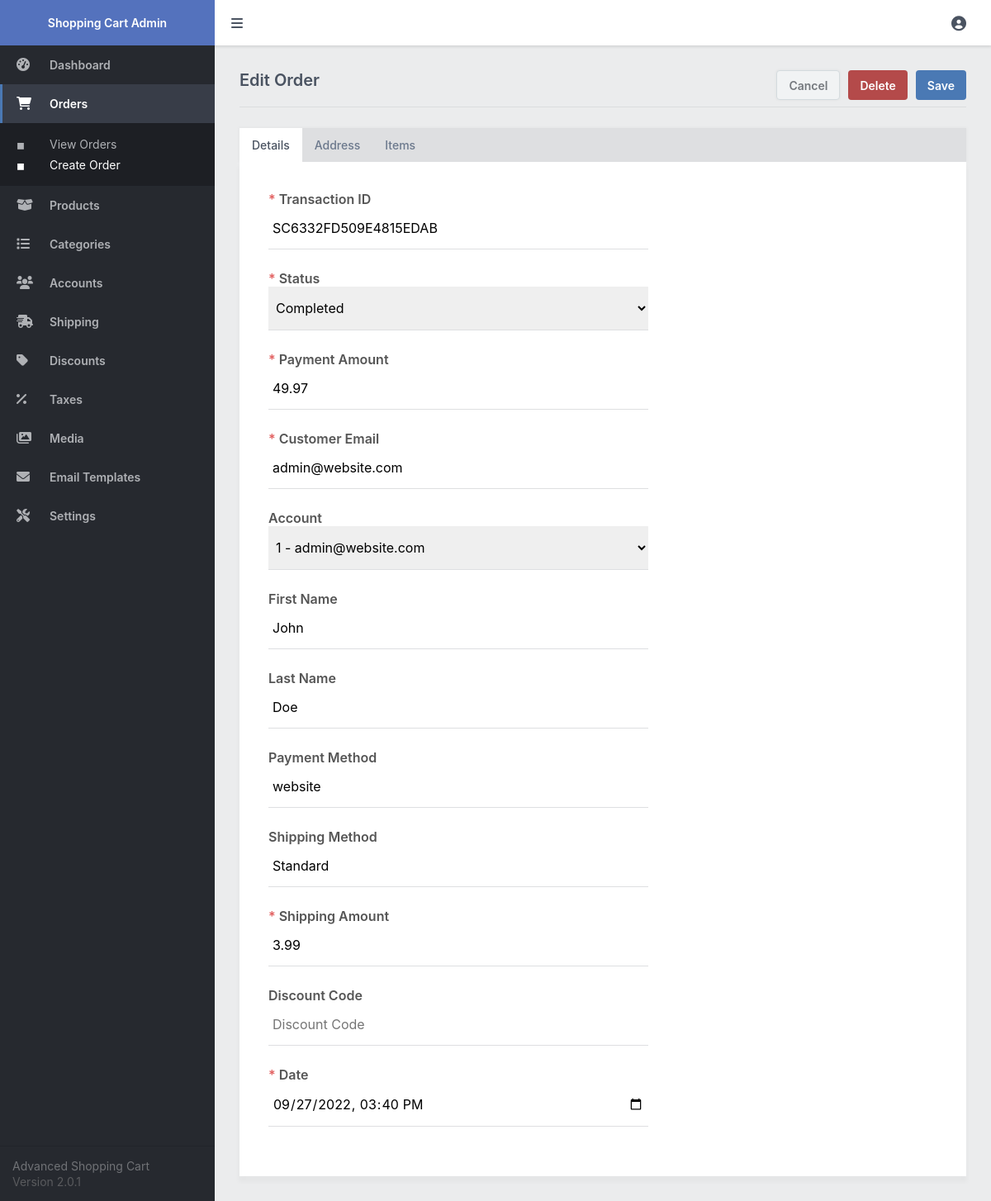
Screenshot of /admin/index.php?page=order_manage&id=3 (signed in) with the database file from the repository.
### tables this page shows
CREATE TABLE `transactions` (
  `id` int(11) NOT NULL,
  `txn_id` varchar(255) NOT NULL,
  `payment_amount` decimal(7,2) NOT NULL,
  `payment_status` varchar(30) NOT NULL,
  `created` datetime NOT NULL,
  `payer_email` varchar(255) NOT NULL DEFAULT '',
  `first_name` varchar(100) NOT NULL DEFAULT '',
  `last_name` varchar(100) NOT NULL DEFAULT '',
  `address_street` varchar(255) NOT NULL DEFAULT '',
  `address_city` varchar(100) NOT NULL DEFAULT '',
  `address_state` varchar(100) NOT NULL DEFAULT '',
  `address_zip` varchar(50) NOT NULL DEFAULT '',
  `address_country` varchar(100) NOT NULL DEFAULT '',
  `account_id` int(11) DEFAULT NULL,
  `payment_method` varchar(50) NOT NULL DEFAULT 'website',
  `shipping_method` varchar(255) NOT NULL DEFAULT '',
  `shipping_amount` decimal(7,2) NOT NULL DEFAULT 0.00,
  `discount_code` varchar(50) NOT NULL DEFAULT ''
);

CREATE TABLE `accounts` (
  `id` int(11) NOT NULL,
  `email` varchar(255) NOT NULL,
  `password` varchar(255) NOT NULL,
  `role` enum('Member','Admin') NOT NULL DEFAULT 'Member',
  `first_name` varchar(100) NOT NULL,
  `last_name` varchar(100) NOT NULL,
  `address_street` varchar(255) NOT NULL,
  `address_city` varchar(100) NOT NULL,
  `address_state` varchar(100) NOT NULL,
  `address_zip` varchar(50) NOT NULL,
  `address_country` varchar(100) NOT NULL,
  `registered` datetime NOT NULL DEFAULT current_timestamp()
);

### admin/index.php (called while the page is built, shortened)
<?php
include '../functions.php';
$pdo = pdo_connect_mysql();
$stmt = $pdo->prepare('SELECT * FROM accounts WHERE id = ?');
$stmt->execute([ $_SESSION['account_id'] ]);
$page = isset($_GET['page']) && file_exists($_GET['page'] . '.php') ? $_GET['page'] : 'dashboard';
include $page . '.php';
?>

### admin/order_manage.php (the view, shortened to what this page needs)
<?php
$transaction = [
    'txn_id' => '',
    'payment_amount' => '',
    'payment_status' => '',
    'payer_email' => '',
    'first_name' => '',
    'last_name' => '',
    'account_id' => '',
    'payment_method' => '',
    'discount_code' => '',
    'address_street' => '',
    'address_city' => '',
    'address_state' => '',
    'address_zip' => '',
    'address_country' => '',
    'shipping_method' => '',
    'shipping_amount' => '',
    'created' => date('Y-m-d\TH:i')
];
$stmt = $pdo->prepare('SELECT * FROM products ORDER BY id');
$stmt->execute();
$products = $stmt->fetchAll(PDO::FETCH_ASSOC);
$stmt = $pdo->prepare('SELECT * FROM accounts ORDER BY id');
$stmt->execute();
$accounts = $stmt->fetchAll(PDO::FETCH_ASSOC);
if (isset($_GET['id'])) {
    $stmt = $pdo->prepare('SELECT * FROM transactions WHERE id = ?');
    $stmt->execute([ $_GET['id'] ]);
    $transaction = $stmt->fetch(PDO::FETCH_ASSOC);
    $page = 'Edit';
}
?>
<?=template_admin_header($page . ' Order', 'orders', 'manage')?>
<form action="" method="post">
    <div class="content-title">
        <h2><?=$page?> Order</h2>
        <a href="index.php?page=orders" class="btn alt mar-right-2">Cancel</a>
        <?php if ($page == 'Edit'): ?>
        <input type="submit" name="delete" value="Delete" class="btn red mar-right-2" onclick="return confirm('Are you sure you want to delete this order?')">
        <?php endif; ?>
        <input type="submit" name="submit" value="Save" class="btn">
    </div>
    <div class="tabs">
        <a href="#" class="active">Details</a>
        <a href="#">Address</a>
        <a href="#">Items</a>
    </div>
    <div class="content-block tab-content active">
        <div class="form responsive-width-100">
            <label for="txn_id"><i class="required">*</i> Transaction ID</label>
            <input id="txn_id" type="text" name="txn_id" placeholder="Transaction ID" value="<?=$transaction['txn_id']?>" required>
            <label for="status"><i class="required">*</i> Status</label>
            <select id="status" name="status" required>
                <option value="Completed"<?=$transaction['payment_status']=='Completed'?' selected':''?>>Completed</option>
            </select>
            <label for="amount"><i class="required">*</i> Payment Amount</label>
            <input id="amount" type="number" name="amount" placeholder="0.00" value="<?=$transaction['payment_amount']?>" step=".01" required>
            <label for="email"><i class="required">*</i> Customer Email</label>
            <input id="email" type="email" name="email" placeholder="joebloggs@example.com" value="<?=htmlspecialchars($transaction['payer_email'], ENT_QUOTES)?>" required>
            <label for="account">Account</label>
            <select id="account" name="account">
                <?php foreach ($accounts as $account): ?>
                <option value="<?=$account['id']?>"<?=$account['id']==$transaction['account_id']?' selected':''?>><?=$account['id']?> - <?=htmlspecialchars($account['email'], ENT_QUOTES)?></option>
                <?php endforeach; ?>
            </select>
            <label for="first_name">First Name</label>
            <input id="first_name" type="text" name="first_name" placeholder="Joe" value="<?=htmlspecialchars($transaction['first_name'], ENT_QUOTES)?>">
            <label for="last_name">Last Name</label>
            <input id="last_name" type="text" name="last_name" placeholder="Bloggs" value="<?=htmlspecialchars($transaction['last_name'], ENT_QUOTES)?>">
            <label for="method">Payment Method</label>
            <input id="method" type="text" name="method" placeholder="website" value="<?=$transaction['payment_method']?>">
            <label for="shipping_method">Shipping Method</label>
            <input id="shipping_method" type="text" name="shipping_method" placeholder="Standard" value="<?=$transaction['shipping_method']?>">
            <label for="shipping_amount"><i class="required">*</i> Shipping Amount</label>
            <input id="shipping_amount" type="number" name="shipping_amount" placeholder="0.00" value="<?=$transaction['shipping_amount']?>" step=".01" required>
            <label for="discount_code">Discount Code</label>
            <input id="discount_code" type="text" name="discount_code" placeholder="Discount Code" value="<?=htmlspecialchars($transaction['discount_code'], ENT_QUOTES)?>">
            <label for="created"><i class="required">*</i> Date</label>
            <input id="created" type="datetime-local" name="created" value="<?=date('Y-m-d\TH:i', strtotime($transaction['created']))?>" required>
        </div>
    </div>
</form>
<?=template_admin_footer('initManageOrder(' . json_encode($products) . ')')?>

### admin/admin.css (style rules this page uses)
* { box-sizing: border-box; font-family: -apple-system, BlinkMacSystemFont, "segoe ui", roboto, oxygen, ubuntu, cantarell, "fira sans", "droid sans", "helvetica neue", Arial, sans-serif; font-size: 16px; }
html { height: 100%; }
body { position: relative; min-height: 100%; color: #555555; background-color: #ebeced; margin: 0; }
h1, h2, h3, h4, h5 { color: #4a5361; margin: 0; padding: 0; }
main h2 { font-size: 20px; padding-bottom: 20px; font-weight: 600; }
main .content-title { border-bottom: 1px solid #dbdddf; display: flex; }
main .content-title h2 { flex: 1; }
main .content-title .btn { height: 36px; }
main .content-block { background-color: #fff; margin-top: 25px; padding: 15px; box-shadow: 0px 0px 5px 1px rgba(0, 0, 0, 0.03); overflow: hidden; }
main .tabs { display: flex; overflow-x: auto; -webkit-overflow-scrolling: touch; background-color: #dedfe1; margin-top: 25px; box-shadow: 0px 0px 4px 1px rgba(0, 0, 0, 0.03); z-index: 100; }
main .tabs a { display: flex; text-decoration: none; padding: 12px 15px; border: 0; color: #6b788c; font-weight: 500; font-size: 14px; }
main .tabs a.active { color: #4a5361; background-color: #fff; }
main .tabs ~ .content-block { margin-top: 0; box-shadow: 0px 6px 5px 1px rgba(0, 0, 0, 0.03); }
main .tab-content { display: none; }
main .tab-content.active { display: block; }
main .form { display: flex; flex-flow: column; width: 500px; padding: 20px; }
main .form input[type="text"], main .form input[type="password"], main .form input[type="datetime-local"], main .form input[type="email"], main .form input[type="number"], main .form textarea, main .form select { width: 100%; padding: 15px 5px; margin-bottom: 25px; border: 0; border-bottom: 1px solid #dedfe1; }
main .form label { display: block; font-weight: 600; }
main .form label .required { font-style: normal; color: #e26060; }
.btn { display: inline-flex; align-items: center; justify-content: center; text-decoration: none; appearance: none; cursor: pointer; border: 0; background: #4a79b4; color: #FFFFFF; padding: 0 14px; font-size: 14px; font-weight: 600; border-radius: 4px; height: 38px; }
.btn.red { background: #b44a4a; }
.btn.alt { color: #75797e; border: 1px solid #d4dbde; box-shadow: 0px 0px 3px 1px rgba(0, 0, 0, 0.03); background: #f1f3f4; }
.mar-right-2 { margin-right: 10px; }

### rows the page displays
transactions: txn_id "SC6332FD509E4815EDAB", status "Completed", amount "49.97", email "admin@website.com", account "1 - admin@website.com", first_name "John", last_name "Doe", method "website", shipping_method "Standard", shipping_amount "3.99", created "09/27/2022 15:40"

### other values shown
$page "Edit"
